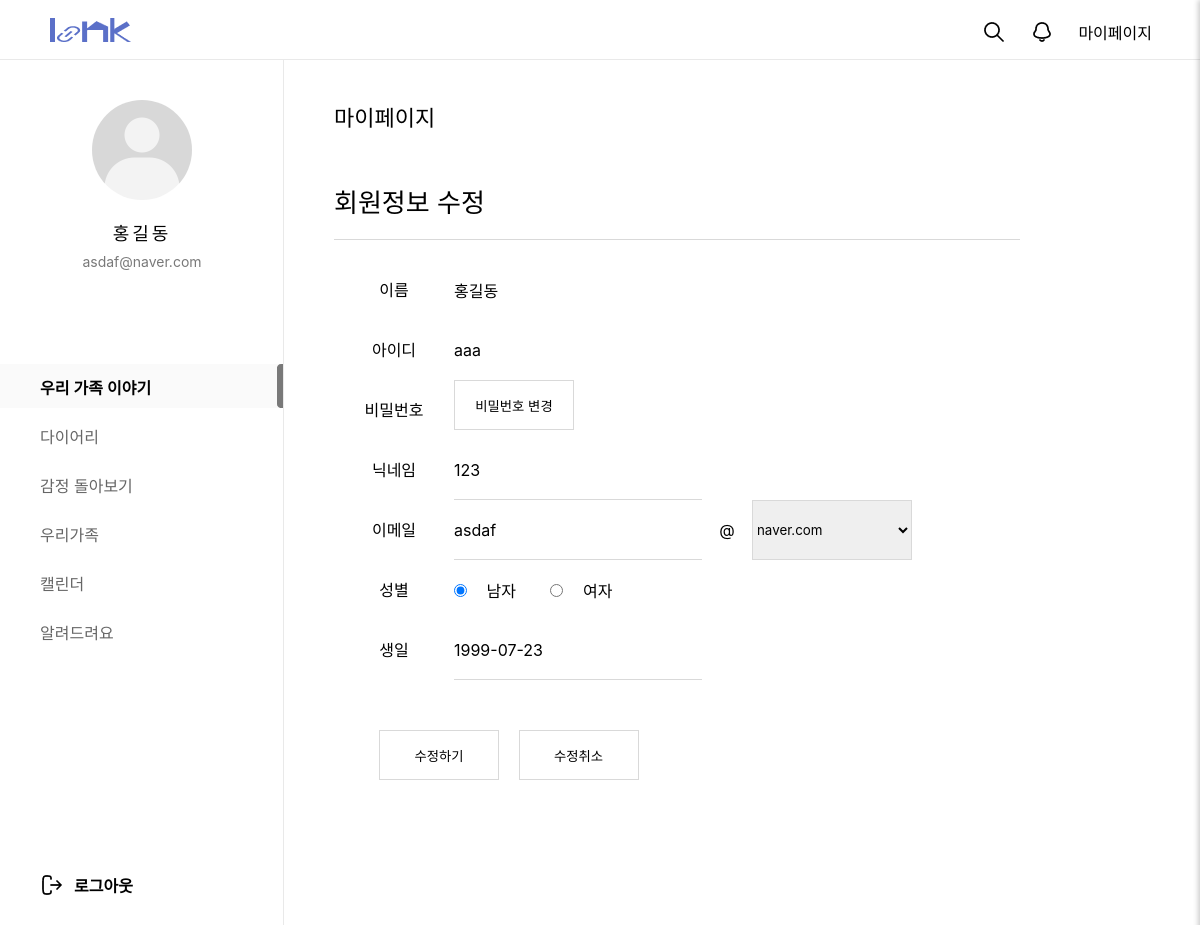
The app's page /mypage/modify/ (signed in), older data.
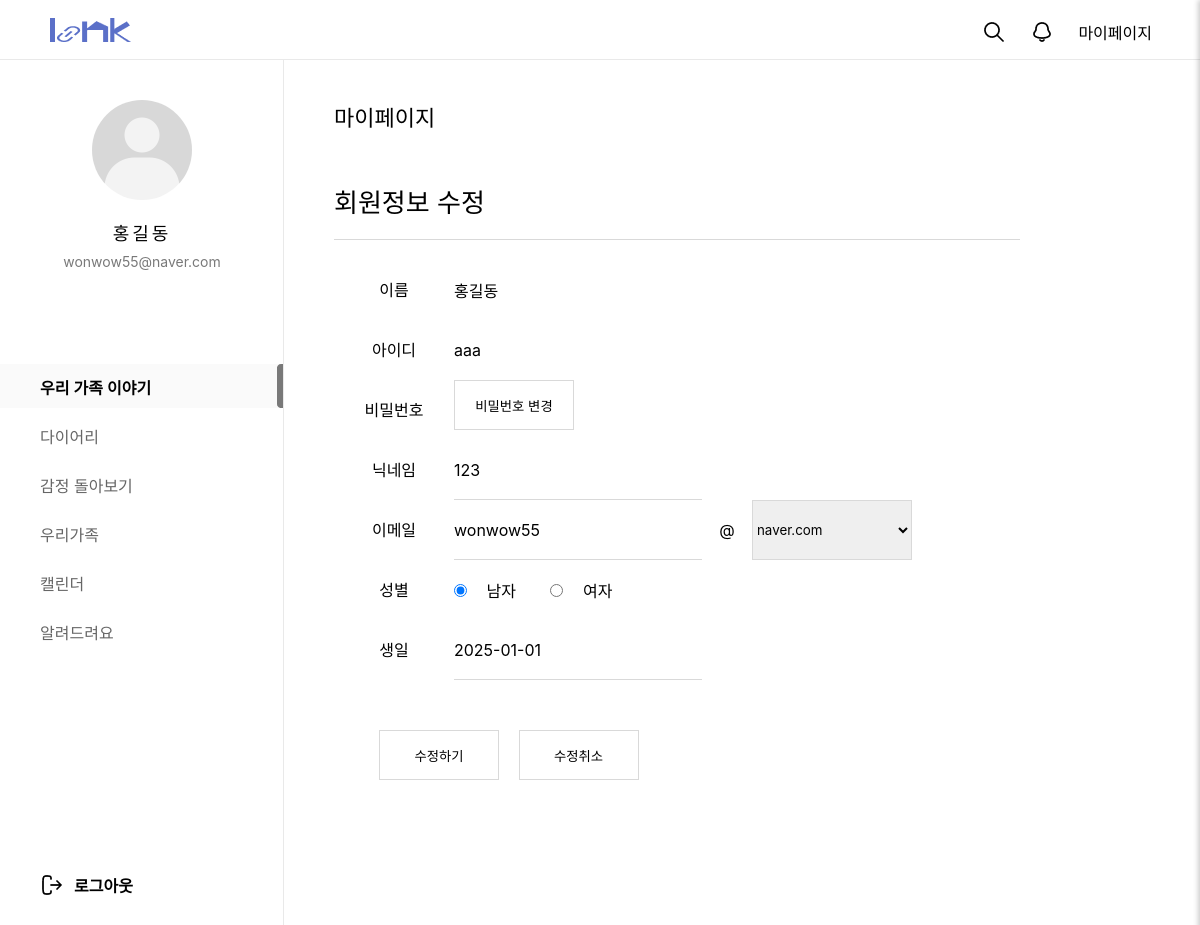
The same page, newer data.
### loginpage/models.py (models this page shows, shortened)
class Member(models.Model):
  id = models.CharField(max_length=50,primary_key=True)
  pw = models.CharField(max_length=100)
  name = models.CharField(max_length=100)
  nicName = models.CharField(max_length=100,default='123')
  mail = models.EmailField(max_length=100)
  birthday = models.CharField(max_length=50)
  gender = models.CharField(max_length=10,choices=[('남자', '남자'), ('여자', '여자')])
  mdate = models.DateTimeField(auto_now=True)
  created_group = models.OneToOneField(
        'diary.GroupDiary',  # '앱이름.모델이름' 형식
        on_delete=models.SET_NULL,
        null=True,
        blank=True,
        related_name='creator'
    )
  joined_group = models.ForeignKey(
        'diary.GroupDiary',  # '앱이름.모델이름' 형식
        on_delete=models.SET_NULL,
        null=True,
        blank=True,
        related_name='members'
    )

### mypage/views.py (the view, shortened to what this page needs)
# urls.py: path('modify/', views.modify, name="modify"),
def modify(request):
  id = request.session['session_id']
  qs = Member.objects.filter(id=id)
  if request.method == 'GET':
    print('get : ',qs[0].nicName)
    email = qs[0].mail.split('@')
    context = {'mem_info':qs[0], 'mail_id':email[0], 'mail_domain':email[1]}
    return render(request, 'mypage_modi.html', context)

### mypage/templates/mypage_modi.html (shortened to what this page needs)
{% extends 'main_navi_base.html' %}
{% load static %}
  {% block profill-block%}
  <div id="user_profile">
    <div id="pimg">
      <img src="/static/images/home/default_profile.png" alt="">
    </div>
    <p id="uName" >{{mem_info.name}}</p>
    <p id="uEmail">{{mem_info.mail}}</p>
  </div>
		<nav id="menu">
			<ul>
				<a href="/main/index/"><li class="menu_item active">우리 가족 이야기</li></a>
				<a href="/diary/diaryHome/"><li class="menu_item">다이어리</li></a>
				<a href="/emotion/main/"><li class="menu_item">감정 돌아보기</li></a>
				<a href="/family1/fam/"><li class="menu_item">우리가족</li></a>
				<a href="/calendar1/cal/"><li class="menu_item">캘린더</li></a>
				<a href="/customer/"><li class="menu_item">알려드려요</li></a>
			</ul>
		</nav>
  {% endblock profill-block%}
  {% block container-block%}
  <div id="container">
    <div id="mypage_top">
      <span>마이페이지</span>
    </div>
    <div class="mypage_cont_title">
      <span>회원정보 수정</span>
    </div>
    <form action="/mypage/modify/" method='post' name='mymodiFrm'>
      <div class="mypage_cont">
        <div class="mypage_name">
          <span>이름</span>
          <div>
            <input type="text" value='{{mem_info.name}}' readonly>
          </div>
        </div>
        <div class="mypage_id">
          <span>아이디</span>
          <div>
            <input type="text" value='{{mem_info.id}}' readonly>
          </div>
        </div>
        <div class="mypage_pw">
          <span>비밀번호</span>
          <button type="button" class="mypage_pw_chgbtn">비밀번호 변경</button>
        </div>
        <div class="mypage_nicname">
          <span>닉네임</span>
          <div>
            <input type="text" name='mypage_nicname' value='{{mem_info.nicName}}'>
          </div>
        </div>
        <div class="mypage_email">
          <span>이메일</span>
          <div class="mypage_email">
            <input type="text" name='mypage_mailid' value='{{mail_id}}'>
            <p>@</p>
            <select class="mypage_email2" name="mypage_email2" id='mypage_email2'>
              <option value="naver.com" {% if mail_domain == 'naver.com' %} selected {% endif %}>naver.com</option>
            </select>
        </div>
      </div>
      <div class="mypage_gender">
        <span>성별</span>
        <div class='mypage_gender_chk'>
          <input type="radio" id="mypage_gender_m" value="남자" name="mypage_gender" {% if mem_info.gender == '남자' %} checked {% endif %}>
          <label for="mypage_gender_m">남자</label>
          <input type="radio" id="mypage_gender_f" value="여자" name="mypage_gender" {% if mem_info.gender == '여자' %} checked {% endif %}>
          <label for="mypage_gender_f">여자</label>
        </div>
      </div>
      <div class="mypage_birth">
        <span>생일</span>
        <div>
          <input type="text" name='mypage_birth' value='{{mem_info.birthday}}'>
        </div>
      </div>
    </div>
    <div id="mypage_modi_btn">
      <button type="button" class='mypage_modisave_btn'>수정하기</button>
      <button type="button" class='mypage_modicancel_btn'>수정취소</button>
    </div>
  </form>
  </div>
  {% endblock container-block%}

Row changes from the older to the newer data that the page shows:
changed Member "홍길동": mail "asdaf@naver.com" → "wonwow55@naver.com"; mypage_birth "1999-07-23" → "2025-01-01"
Text that changed along with them:
form field mypage_mailid: "asdaf" → "wonwow55"
